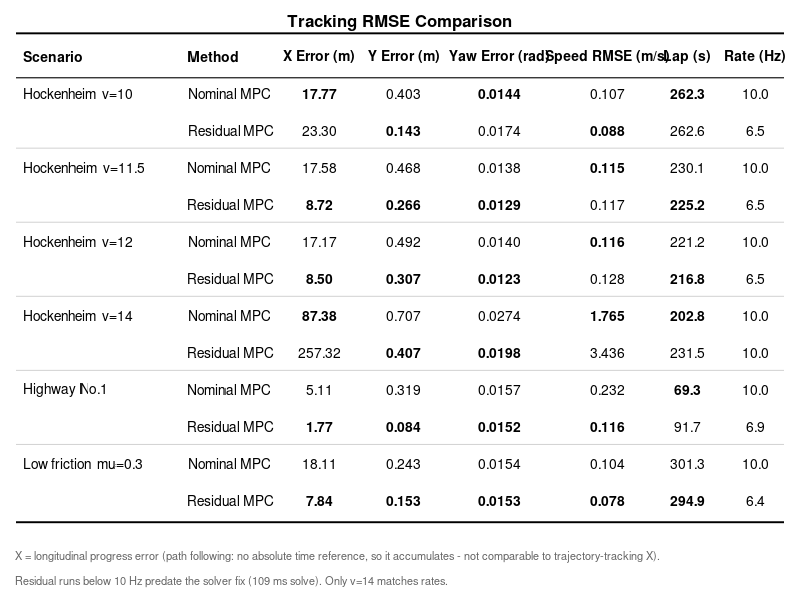

Write the MATLAB code that produced this figure.
% Tracking RMSE 표 - X / Y / Yaw, 조건별 nominal vs residual
%
% 논문 표 형식으로 그린다. 각 조건에서 더 좋은(작은) 값을 굵게 표시한다.
%
% 지표 정의
%   Y  (m)   횡오차   = Frenet n     (기준 경로에서 옆으로 벗어난 거리) RMSE
%   Yaw(rad) 헤딩오차 = Frenet alpha (경로 접선 대비 차체 방향)        RMSE
%   X  (m)   종방향 진행오차 = (실제 진행거리) - (목표속도 x 경과시간) RMSE
%
% ** X 주의 ** 이 MPC 는 trajectory tracking 이 아니라 path following 이다.
% 종방향 목표가 s_target = s + v*dt*(i+1) 로 현재 위치 기준 상대값이라 절대
% 시간 기준이 없고, 종방향 지연을 되돌릴 수단이 없어 X 는 설계상 누적된다.
% Y 보다 두 자리 큰 것은 제어 실패가 아니라 이 구조 탓이다. 종방향 성능은
% SHOW_EXTRA=1 로 켜지는 속도추종 RMSE 와 랩타임으로 읽는 편이 정확하다.
%
% 데이터: fig_tracking_rmse.mat  (results/tracking_rmse.py 가 생성)
% 실행:   results/matlab/ 폴더 안에서 `plot_tracking_rmse`
% 요구:   base MATLAB 만 (툴박스 불필요). R2013a 이상.

clear; close all
load('fig_tracking_rmse.mat')

SHOW_EXTRA = 1;    % 1 = 속도추종 RMSE / 랩타임 / 실제 제어율 열을 함께 표시
                   %     제어율은 잔차 주행 일부가 6.5 Hz 라 공정성 확인에 필요하다
TITLE = 'Tracking RMSE Comparison';

nS = numel(scenario);
if SHOW_EXTRA
    hdr  = {'Scenario','Method','X Error (m)','Y Error (m)','Yaw Error (rad)', ...
            'Speed RMSE (m/s)','Lap (s)','Rate (Hz)'};
    dat  = {x_rmse, y_rmse, yaw_rmse, v_rmse, lap_time, rate_hz};
    fmt  = {'%.2f','%.3f','%.4f','%.3f','%.1f','%.1f'};
    lower_better = [1 1 1 1 1 0];          % 0 = 굵게 표시하지 않음
    colx = [0.030 0.235 0.400 0.505 0.625 0.760 0.860 0.945];
else
    hdr  = {'Scenario','Method','X Error (m)','Y Error (m)','Yaw Error (rad)'};
    dat  = {x_rmse, y_rmse, yaw_rmse};
    fmt  = {'%.2f','%.3f','%.4f'};
    lower_better = [1 1 1];
    colx = [0.05 0.32 0.55 0.72 0.90];
end
nC = numel(dat);

rowH  = 1/(2*nS + 4.2);                 % 헤더 + 데이터 + 여백
figW  = 240 + 105*nC;
figure('Color','w','Position',[80 80 figW 90+34*(2*nS+2)])
axes('Position',[0 0 1 1]); hold on; axis off
xlim([0 1]); ylim([0 1]); set(gca,'YDir','reverse')

yt = @(k) (k+1.5)*rowH;                 % k 번째 줄의 y 좌표
rule = @(y,w) line([0.02 0.98],[y y],'Color','k','LineWidth',w);

% 제목
text(0.5, 0.6*rowH, TITLE, 'HorizontalAlignment','center', ...
     'FontSize',12,'FontWeight','bold');

% 헤더
rule(yt(-0.6), 1.4);
for c = 1:numel(hdr)
    al = 'center'; if c <= 2, al = 'left'; end
    text(colx(c), yt(0), hdr{c}, 'HorizontalAlignment',al, ...
         'FontSize',10,'FontWeight','bold');
end
rule(yt(0.6), 0.8);

% 본문 - 조건마다 두 줄(nominal / residual)
for i = 1:nS
    for j = 1:2
        r = 2*(i-1) + j;
        y = yt(r);
        if j == 1
            text(colx(1), y, scenario{i}, 'HorizontalAlignment','left','FontSize',10);
        end
        text(colx(2), y, method{j}, 'HorizontalAlignment','left','FontSize',10);
        for c = 1:nC
            v = dat{c}(i,j);
            if lower_better(c) && dat{c}(i,j) < dat{c}(i,3-j)
                fw = 'bold';
            else
                fw = 'normal';
            end
            text(colx(2+c), y, sprintf(fmt{c}, v), ...
                 'HorizontalAlignment','center','FontSize',10,'FontWeight',fw);
        end
    end
    if i < nS
        line([0.02 0.98],[yt(2*i+0.5) yt(2*i+0.5)], ...
             'Color',[0.82 0.82 0.82],'LineWidth',0.5);
    end
end
rule(yt(2*nS+0.6), 1.4);

% 각주 - 정의와 한계를 표 안에 남긴다
note = ['X = longitudinal progress error (path following: no absolute time ' ...
        'reference, so it accumulates - not comparable to trajectory-tracking X).'];
text(0.02, yt(2*nS+1.5), note, 'HorizontalAlignment','left', ...
     'FontSize',8,'Color',[0.4 0.4 0.4],'Interpreter','none');
if SHOW_EXTRA && any(rate_hz(:) < 9)
    text(0.02, yt(2*nS+2.2), ...
        'Residual runs below 10 Hz predate the solver fix (109 ms solve). Only v=14 matches rates.', ...
        'HorizontalAlignment','left','FontSize',8,'Color',[0.4 0.4 0.4],'Interpreter','none');
end
